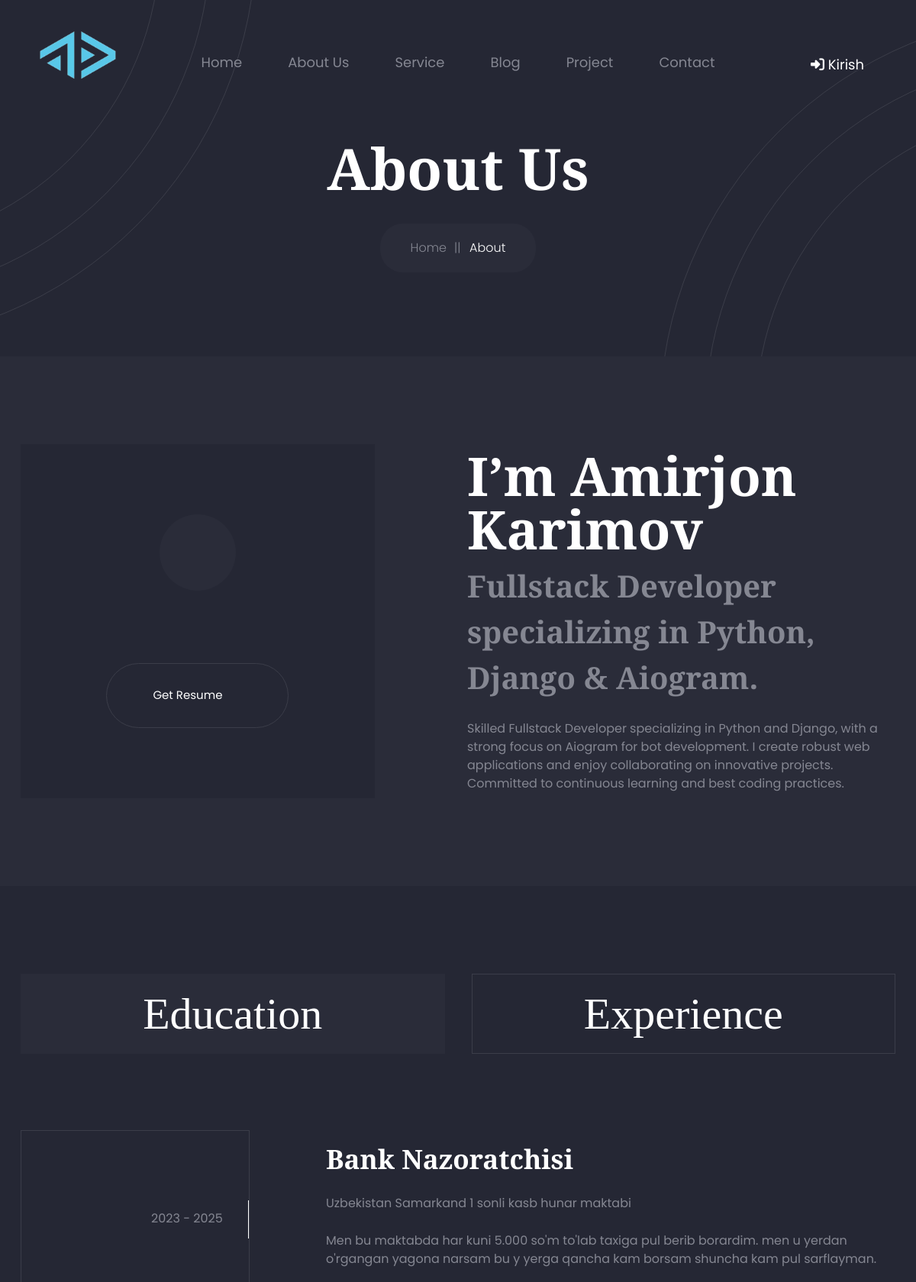
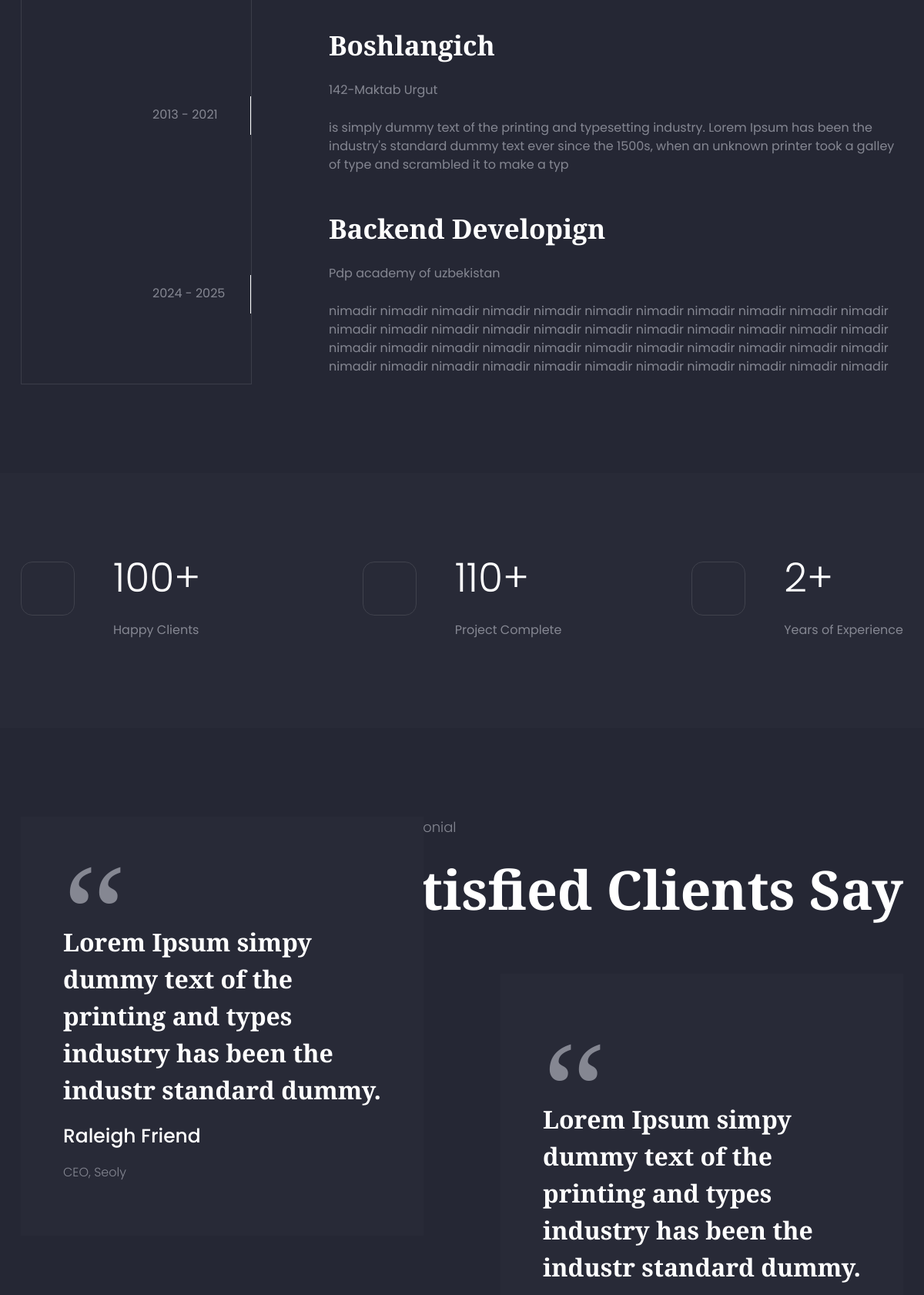
/about (upper part), run on the app's committed database (2 pictures, top to bottom).
### portfolio/models.py (models this page shows, shortened)
class Profile(models.Model):
    fullname = models.CharField(max_length=200,verbose_name="Ism Familiya")
    description = models.CharField(max_length=500,verbose_name='Siz haqingizda')
    job = models.CharField(max_length=200,verbose_name="Kasbingiz")
    age = models.IntegerField(verbose_name="Yosh",blank=True,null=True)
    logo = models.ImageField(upload_to='profile_logos/',blank=True,null=True)

class Education(models.Model):
    program_type = models.CharField(max_length=200,verbose_name="Yo'nalish")
    institution = models.CharField(max_length=255)
    start_date = models.DateField()
    end_date = models.DateField()
    description = models.TextField()
    profile = models.ForeignKey(Profile,on_delete=models.CASCADE,related_name="educations")

### defaults/models.py (models this page shows, shortened)
class Statics(models.Model):
    happy_clients = models.BigIntegerField(verbose_name="Hursand Mijozlar")
    project_complate = models.BigIntegerField(verbose_name="Muvaffaqiyatli loyihalar")
    experience = models.BigIntegerField(verbose_name="Tajriba")

### portfolio/views.py (the view)
# urls.py: path('about',aboutpageview,name='about'),
def aboutpageview(request):
    home = HomeDefault.objects.all()
    defaults = HomeDefault.objects.get(id=1)
    statistics = Statics.objects.all()
    social = SocialMarkets.objects.get(id=1)
    profile = Profile.objects.get(id=1)
    data = {
        'statistics':statistics,
        'home_defaults':home,
        'defaults':defaults,
        'social':social,
        'profile':profile
    }
    return render(request,'about.html',data)

### portfolio/templates/about.html (shortened to what this page needs)
{%extends 'base.html'%}
{%load static%}
{%block content%}
    <main class="main-wrapper">
        <div class="breadcrumb-section section-bg overflow-hidden pos-relative">
            <div class="breadcrumb-shape-top-left"></div>
            <div class="breadcrumb-shape-bottom-right"></div>
            <div class="breadcrumb-box">
                <div class="container">
                    <div class="row">
                        <div class="col-12">
                            <div class="breadcrumb-content">
                                <h2 class="title">About Us</h2>
                                <ul class="breadcrumb-link">
                                    <li><a href="{%url 'home'%}">Home</a></li>
                                    <li class="active" aria-current="page">About</li>
                                </ul>
                            </div>
                        </div>
                    </div>
                </div>
            </div>
        </div>
        <div class="video-info-display-section section-gap-tb-165">
            <div class="video-info-display-box">
                <div class="container">
                    <div class="video-info-display-wrapper">
                        <div class="row align-items-center">
                            <div class="col-xl-5 col-lg-6 col-md-6 col-sm-8 col-10 offset-1 offset-sm-2 offset-md-3 offset-lg-0">
                                <div class="video-card">
                                    <a class="wave-btn" href="{{defaults.video_link}}" data-autoplay="true" data-vbtype="video">
                                        <div class="ripple"><i class="icofont-ui-play"></i></div>
                                    </a>
                                    <a href="{% static 'Amirjon_Karimov_CV.pdf' %}" download class="btn btn-xl btn-outline-one icon-space-left">
                                        Get Resume <i class="icofont-download"></i>
                                    </a>                                </div>
                            </div>
                            <div class="col-xl-6 col-lg-6 col-md-8 offset-md-2 offset-lg-0 offset-xl-1">
                                <div class="video-info-content">
                                    <h2 class="title">I’m {{profile.fullname}}</h2>
                                    <h3 class="sub-title">
                                       {{profile.job}}
                                    </h3>
                                    <p>{{profile.description}}</p>
                                </div>
                            </div>
                        </div>
                    </div>
                </div>
            </div>
        </div>
        <div class="resume-info-display-section  section-gap-tb-165 section-bg">
            <div class="resume-info-display-box">
                <div class="container">
                    <div class="row">
                        <div class="col-12">
                            <ul class="resume-tab nav">
                                <li class="nav-item">
                                    <button class="nav-link active" data-bs-toggle="tab" data-bs-target="#education-tab">Education</button>
                                </li>
                                <li class="nav-item">
                                    <button class="nav-link" data-bs-toggle="tab" data-bs-target="#experience-tab">Experience</button>
                                </li>
                            </ul>
                        </div>
                    </div>
                    <div class="resume-info-display-wrapper">
                        <div class="row">
                            <div class="col-12">
                                <div class="tab-content" id="myTabContent">
                                    <div class="tab-pane fade show active" id="education-tab" role="tabpanel">
                                        <ul class="resume-list">
                                            {%for edu in profile.educations.all%}
                                            <li class="resume-tab-list-single-item">
                                                <div class="content">
                                                    <div class="left">
                                                        <span class="year">{{ edu.start_date|date:"Y" }} - {{ edu.end_date|date:"Y" }}</span>
                                                    </div>
                                                    <div class="right">
                                                        <h3 class="title">{{edu.program_type}} </h3>
                                                        <span class="institute-name">{{edu.institution}}</span>
                                                        <p>{{edu.description}}</p>
                                                    </div>
                                                </div>
                                            </li>
                                            {%endfor%}
                                        </ul>
                                    </div>
                                </div>
                            </div>
                        </div>
                    </div>
                </div>
            </div>
        </div>
        <div class="counter-display-section section-gap-tb-165 section-bg-2">
            <div class="counter-display-wrapper">
                <div class="container">
                    {%for statics in statistics%}
                    <div class="row justify-content-center justify-content-sm-start">
                        <div class="d-block d-md-flex justify-content-md-start col-12 col-sm-4 col-md-4">
                            <div class="counterup-single-item">
                                <div class="icon">
                                </div>
                                <div class="content">
                                    <h2 class="number"><span class="counter">{{statics.happy_clients}}</span>+</h2>
                                    <span class="text">Happy Clients</span>
                                </div>
                            </div>
                        </div>
                        <div class="d-block d-md-flex justify-content-md-center col-12 col-sm-4 col-md-4">
                            <div class="counterup-single-item">
                                <div class="icon">
                                </div>
                                <div class="content">
                                    <h2 class="number"><span class="counter">{{statics.project_complate}}</span>+</h2>
                                    <span class="text">Project Complete</span>
                                </div>
                            </div>
                        </div>
                        <div class="d-block d-md-flex justify-content-md-end col-12 col-sm-4 col-md-4">
                            <div class="counterup-single-item">
                                <div class="icon">
                                </div>
                                <div class="content">
                                    <h2 class="number"><span class="counter">{{statics.experience}}</span>+</h2>
                                    <span class="text">Years of Experience</span>
                                </div>
                            </div>
                        </div>
                    </div>
                    {%endfor%}
                </div>
            </div>
        </div>
        <div class="testimonial-display-section section-gap-tb-165 section-bg">
            <div class="testimonial-display-box d-flex flex-column align-items-center d-xl-block pos-relative">
                <div class="container-xl overflow-hidden">
                    <div class="row">
                        <div class="col d-xl-flex justify-content-xl-end">
                            <div class="section-content pos-relative">
                                <span class="section-tag">Testimonial</span>
                                <h2 class="section-title">Satisfied Clients Say</h2>
                            </div>
                        </div>
                    </div>
                    <div class="testimonial-display-wrapper">
                        <div class="row">
                            <div class="col-12">
                                <div class="testimonial-display-slider">
                                    <div class="swiper-container">
                                        <div class="swiper-wrapper">
                                            <div class="testimonial-slider-single-item swiper-slide">
                                                <div class="content">
                                                    <span class="icon">“</span>
                                                    <p class="text">Lorem Ipsum simpy dummy text of the printing and types industry has been the industr standard dummy.</p>
                                                    <div class="info">
                                                        <div class="author">
                                                            <h4 class="name">Raleigh Friend</h4>
                                                            <span class="designation">CEO, Seoly</span>
                                                        </div>
                                                        <ul class="review">
                                                            <li class="fill"><i class="icofont-star"></i></li>
                                                            <li class="fill"><i class="icofont-star"></i></li>
                                                            <li class="fill"><i class="icofont-star"></i></li>
                                                            <li class="fill"><i class="icofont-star"></i></li>
                                                            <li class="blank"><i class="icofont-star"></i></li>
                                                        </ul>
                                                    </div>
                                                </div>
                                            </div>
                                            <div class="testimonial-slider-single-item swiper-slide">
                                                <div class="content">
                                                    <span class="icon">“</span>
                                                    <p class="text">Lorem Ipsum simpy dummy text of the printing and types industry has been the industr standard dummy.</p>
                                                </div>
                                            </div>
                                        </div>
                                    </div>
                                </div>
                            </div>
                        </div>
                    </div>
                </div>
            </div>
        </div>
    </main>
{%endblock content%}

### data on the page
Profile: fullname "Amirjon Karimov", job "Fullstack Developer specializing in Python, Django & Aiogram.", description "Skilled Fullstack Developer specializing in Python and Django, with a strong focus on Aiogram for bot development. I create robust web applications and enjoy collaborating on innovative projects. Committed to continuous learning and best coding practices."
Education: start_date "2023", end_date "2025", program_type "Bank Nazoratchisi", institution "Uzbekistan Samarkand 1 sonli kasb hunar maktabi", description "Men bu maktabda har kuni 5.000 so'm to'lab taxiga pul berib borardim. men u yerdan o'rgangan yagona narsam bu y yerga qancha kam borsam shuncha kam pul sarflayman."
Education: start_date "2013", end_date "2021", program_type "Boshlangich", institution "142-Maktab Urgut", description "is simply dummy text of the printing and typesetting industry. Lorem Ipsum has been the industry's standard dummy text ever since the 1500s, when an unknown printer took a galley of type and scrambled it to make a typ"
Education: start_date "2024", end_date "2025", program_type "Backend Developign", institution "Pdp academy of uzbekistan", description "nimadir nimadir nimadir nimadir nimadir nimadir nimadir nimadir nimadir nimadir nimadir nimadir nimadir nimadir nimadir nimadir nimadir nimadir nimadir nimadir nimadir nimadir nimadir nimadir nimadir nimadir nimadir nimadir nimadir nimadir nimadir nimadir nimadir nimadir nimadir nimadir nimadir nimadir nimadir nimadir nimadir nimadir nimadir nimadir"
Statics: happy_clients "100", project_complate "110", experience "2"
